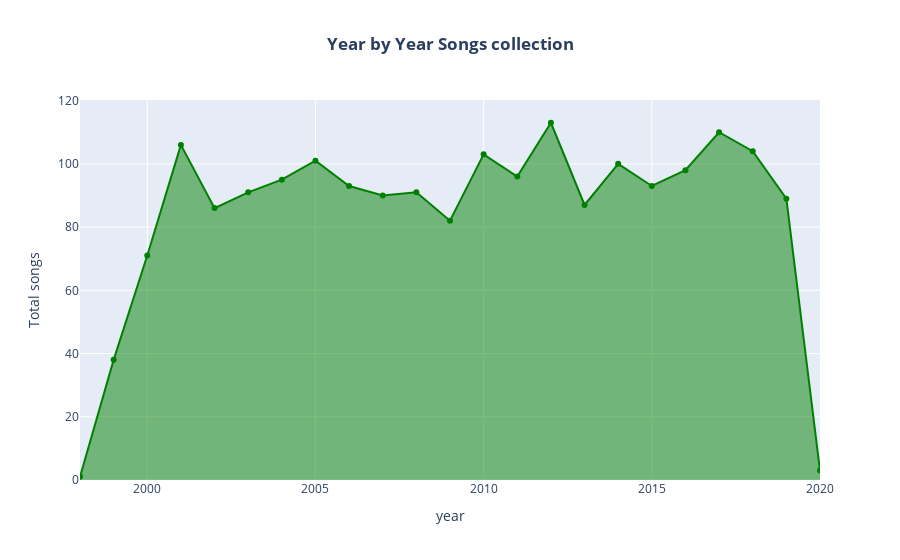

Notebook source saved alongside this figure:
### Markdown cell above
## Number of Songs Per Year (trend-line: somewhat evenly distributed)

### Code cell
fig=px.area(df.groupby('year',as_index=False).count().sort_values(by='song',ascending=False).sort_values(by='year'),x='year',y='song',markers=True,labels={'song':'Total songs'},color_discrete_sequence=['green'],title='<b>Year by Year Songs collection')
fig.update_layout(hovermode='x',title_x=0.5)

### Figure 1 — Plotly figure (JSON) as saved in the notebook; plotly's stock layout.template omitted (floating-point values rounded to 4 significant figures)
{"data": [{"fillpattern": {"shape": ""}, "hovertemplate": "year=%{x}<br>Total songs=%{y}<extra></extra>", "legendgroup": "", "line": {"color": "green"}, "marker": {"symbol": "circle"}, "mode": "lines+markers", "name": "", "orientation": "v", "showlegend": false, "stackgroup": "1", "type": "scatter", "x": [1998, 1999, 2000, 2001, 2002, 2003, 2004, 2005, 2006, 2007, 2008, 2009, 2010, 2011, 2012, 2013, 2014, 2015, 2016, 2017, 2018, 2019, 2020], "xaxis": "x", "y": [1, 38, 71, 106, 86, 91, 95, 101, 93, 90, 91, 82, 103, 96, 113, 87, 100, 93, 98, 110, 104, 89, 3], "yaxis": "y"}], "layout": {"hovermode": "x", "legend": {"tracegroupgap": 0}, "title": {"text": "<b>Year by Year Songs collection", "x": 0.5}, "xaxis": {"anchor": "y", "domain": [0, 1], "title": {"text": "year"}}, "yaxis": {"anchor": "x", "domain": [0, 1], "title": {"text": "Total songs"}}}}
